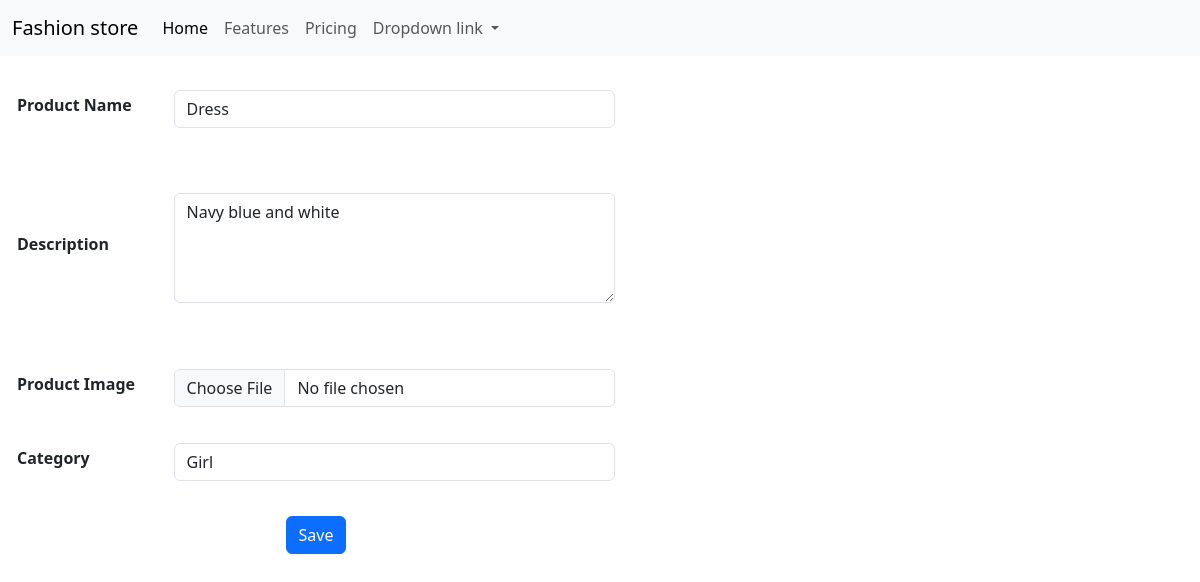
The page /edit_product/4/ on the database its author committed.
### home/models.py (models this page shows, shortened)
class Product(models.Model):
    name = models.CharField(max_length=200)
    description = models.TextField()
    product_image = models.ImageField(upload_to='products/')
    category = models.ForeignKey(Category,on_delete=models.CASCADE)

class Category(models.Model):
    name = models.CharField(max_length=200)

### home/views.py (the view, shortened to what this page needs)
# urls.py: path('edit_product/<int:product_id>/',edit_product, name = 'edit_product'),
def edit_product(request,product_id):
    product = get_object_or_404(Product, id = product_id)
    categories = Category.objects.all()
    return render(request,'home/edit_product.html',{'product' : product,'categories': categories})

### home/templates/home/edit_product.html (shortened to what this page needs)
{% extends 'home/base.html' %}
{% block content %}
<form method="post" enctype="multipart/form-data">
    <table class="table-responsive p-5 m-3" height="500px" width="50%">
        <tr>
            <th><label class="form-label">Product Name</label></th><td><input type="text" name="product_name" class="form-control" value="{{ product.name }}"/></td>
        </tr>
        <tr>
            <th><label class="form-label">Description</label></th><td><textarea rows="4" cols="4" name="product_description" class="form-control" >{{ product.description}}</textarea></td>
        </tr>
        <tr>
            <th><label class="form-label">Product Image</label></th><td><input type="file" name="product_image" class="form-control"/></td>
        </tr>
        <tr>
            <th><label class="form-label">Category</label></th>
            <td>
                <select name="product_category" class="form-control">
                    {% for category in categories %}
                    <option value="{{category.id}}" {% if product.category.id == category.id %} selected {% endif %}>{{category.name}}</option>
                    {% endfor %}
                </select>
            </td>
        </tr>
        <tr style="text-align: center;"><td colspan="2"><button type="submit" class = "btn btn-primary">Save</button></td></tr>
    </table>
</form>
{% endblock %}

### rows shown on the page
Product: product_name "Dress", product_description "Navy blue and white", product_category "Girl"
